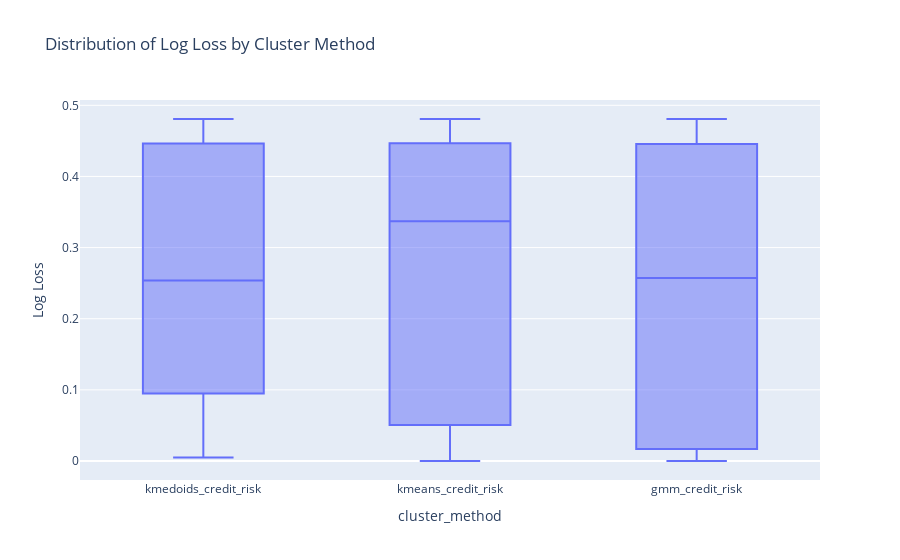

The notebook cell this image was saved under:
### Code cell
fig3 = px.box(df1, x="cluster_method", y="Log Loss",
              title="Distribution of Log Loss by Cluster Method")
fig3.show()

### Figure 1 — Plotly figure (JSON) as saved in the notebook; plotly's stock layout.template omitted (floating-point values rounded to 4 significant figures)
{"data": [{"alignmentgroup": "True", "hovertemplate": "cluster_method=%{x}<br>Log Loss=%{y}<extra></extra>", "legendgroup": "", "marker": {"color": "#636efa"}, "name": "", "notched": false, "offsetgroup": "", "orientation": "v", "showlegend": false, "type": "box", "x": ["kmedoids_credit_risk", "kmedoids_credit_risk", "kmedoids_credit_risk", "kmedoids_credit_risk", "kmedoids_credit_risk", "kmedoids_credit_risk", "kmedoids_credit_risk", "kmedoids_credit_risk", "kmeans_credit_risk", "kmeans_credit_risk", "kmeans_credit_risk", "kmeans_credit_risk", "kmeans_credit_risk", "kmeans_credit_risk", "kmeans_credit_risk", "kmeans_credit_risk", "gmm_credit_risk", "gmm_credit_risk", "gmm_credit_risk", "gmm_credit_risk", "gmm_credit_risk", "gmm_credit_risk", "gmm_credit_risk", "gmm_credit_risk", "kmedoids_credit_risk", "kmedoids_credit_risk", "kmedoids_credit_risk", "kmedoids_credit_risk", "kmedoids_credit_risk", "kmedoids_credit_risk", "kmedoids_credit_risk", "kmedoids_credit_risk", "kmeans_credit_risk", "kmeans_credit_risk", "kmeans_credit_risk", "kmeans_credit_risk", "kmeans_credit_risk", "kmeans_credit_risk", "kmeans_credit_risk", "kmeans_credit_risk", "gmm_credit_risk", "gmm_credit_risk", "gmm_credit_risk", "gmm_credit_risk", "gmm_credit_risk", "gmm_credit_risk", "gmm_credit_risk", "gmm_credit_risk", "kmedoids_credit_risk", "kmedoids_credit_risk", "kmedoids_credit_risk", "kmedoids_credit_risk", "kmedoids_credit_risk", "kmedoids_credit_risk", "kmedoids_credit_risk", "kmedoids_credit_risk", "kmeans_credit_risk", "kmeans_credit_risk", "kmeans_credit_risk", "kmeans_credit_risk", "kmeans_credit_risk", "kmeans_credit_risk", "kmeans_credit_risk", "kmeans_credit_risk", "gmm_credit_risk", "gmm_credit_risk", "gmm_credit_risk", "gmm_credit_risk", "gmm_credit_risk", "gmm_credit_risk", "gmm_credit_risk", "gmm_credit_risk", "kmedoids_credit_risk", "kmedoids_credit_risk", "kmedoids_credit_risk", "kmedoids_credit_risk", "kmedoids_credit_risk", "kmedoids_credit_risk", "kmedoids_credit_risk", "kmedoids_credit_risk", "kmeans_credit_risk", "kmeans_credit_risk", "kmeans_credit_risk", "kmeans_credit_risk", "kmeans_credit_risk", "kmeans_credit_risk", "kmeans_credit_risk", "kmeans_credit_risk", "gmm_credit_risk", "gmm_credit_risk", "gmm_credit_risk", "gmm_credit_risk", "gmm_credit_risk", "gmm_credit_risk", "gmm_credit_risk", "gmm_credit_risk", "kmedoids_credit_risk", "kmedoids_credit_risk", "kmedoids_credit_risk", "kmedoids_credit_risk", "kmedoids_credit_risk", "kmedoids_credit_risk", "kmedoids_credit_risk", "kmedoids_credit_risk", "kmeans_credit_risk", "kmeans_credit_risk", "kmeans_credit_risk", "kmeans_credit_risk", "kmeans_credit_risk", "kmeans_credit_risk", "kmeans_credit_risk", "kmeans_credit_risk", "gmm_credit_risk", "gmm_credit_risk", "gmm_credit_risk", "gmm_credit_risk", "gmm_credit_risk", "gmm_credit_risk", "gmm_credit_risk", "gmm_credit_risk"], "x0": " ", "xaxis": "x", "y": [0.1575, 0.4584, 0.09983, 0.03776, 0.3961, 0.004856, 0.4466, 0.3861, 0.0523, 0.4486, 0.3093, 0.04908, 0.3528, 0.2254, 0.4466, 0.3861, 0.01145, 0.4453, 0.09847, 0.001844, 0.3629, 0.01784, 0.4466, 0.3861, 0.1575, 0.4584, 0.1364, 0.03776, 0.3961, 0.01126, 0.4466, 0.3861, 0.0523, 0.4486, 0.3371, 0.04908, 0.3528, 0.1891, 0.4466, 0.3861, 0.01145, 0.4453, 0.1257, 0.001844, 0.3629, 0.05922, 0.4466, 0.3861, 0.1214, 0.4772, 0.01715, 0.1149, 0.4422, 0.005375, 0.4807, 0.463, 2.22e-16, 0.4758, 0.02392, 2.22e-16, 0.4544, 0.00736, 0.4807, 0.463, 2.22e-16, 0.4791, 0.09863, 2.22e-16, 0.4547, 0.03349, 0.4807, 0.463, 0.1581, 0.4579, 0.1317, 0.09014, 0.3496, 0.032, 0.4492, 0.3809, 0.01301, 0.4622, 0.3341, 0.006516, 0.3204, 0.2257, 0.4492, 0.3809, 0.01591, 0.4526, 0.1371, 0.001178, 0.3652, 0.04773, 0.4492, 0.3809, 0.1342, 0.4594, 0.1158, 0.03777, 0.3536, 0.04213, 0.4458, 0.3842, 0.01354, 0.4509, 0.3367, 0.002446, 0.3537, 0.2131, 0.4458, 0.3842, 0.01566, 0.4518, 0.1517, 0.001491, 0.3693, 0.03784, 0.4458, 0.3842], "y0": " ", "yaxis": "y"}], "layout": {"boxmode": "group", "legend": {"tracegroupgap": 0}, "title": {"text": "Distribution of Log Loss by Cluster Method"}, "xaxis": {"anchor": "y", "domain": [0, 1], "title": {"text": "cluster_method"}}, "yaxis": {"anchor": "x", "domain": [0, 1], "title": {"text": "Log Loss"}}}}
